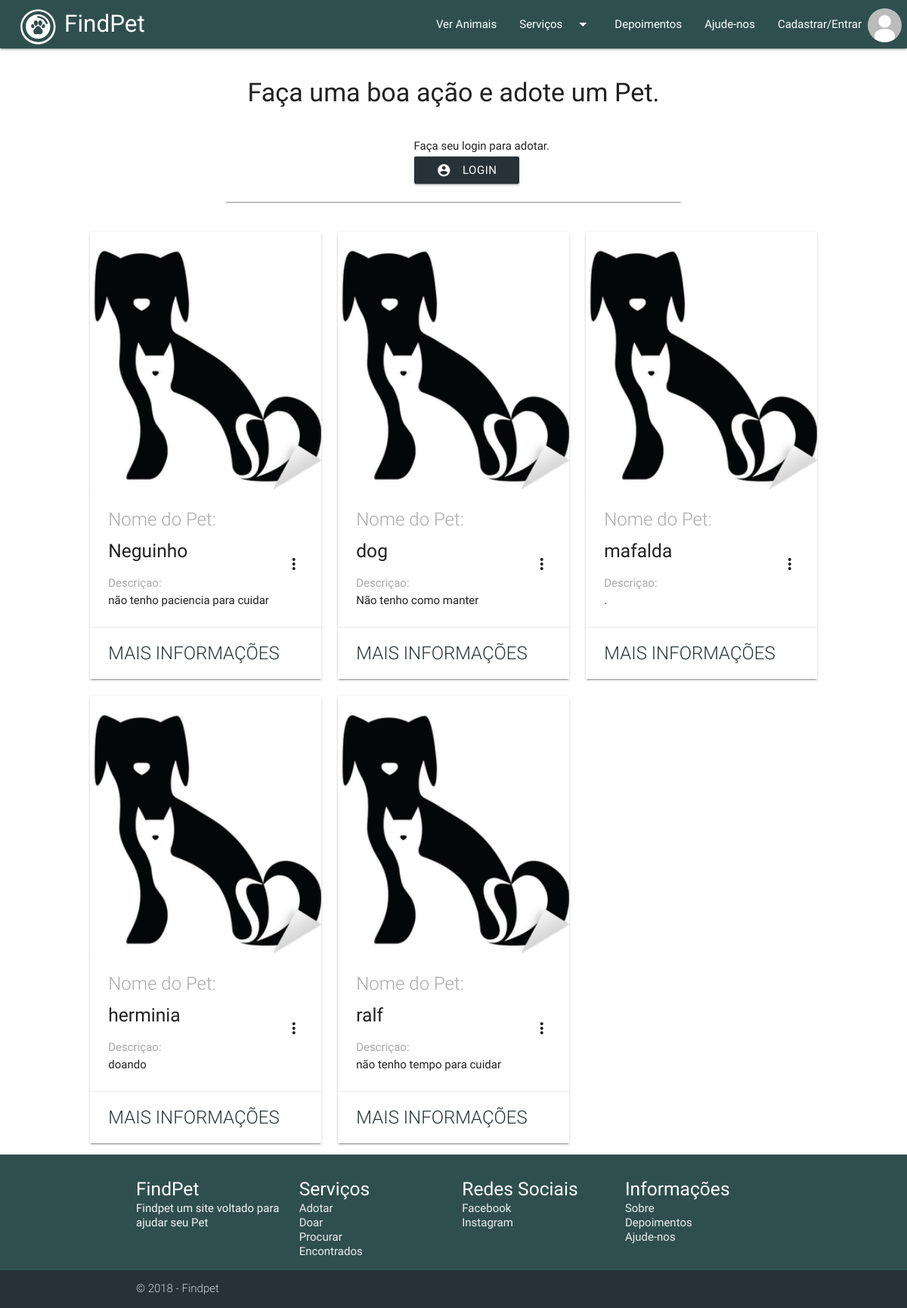
/adotar.php, run on the app's committed database.
### tables this page shows
CREATE TABLE `animal` (
  `idanimal` int(10) UNSIGNED NOT NULL,
  `especie` varchar(8) NOT NULL,
  `raca` varchar(50) NOT NULL,
  `porte` varchar(8) NOT NULL,
  `cor` varchar(45) NOT NULL,
 `img` varchar(30) DEFAULT 'animalProfile.png',
  `tipo` varchar(12) NOT NULL,
  `descricao` text NOT NULL,
  `nome` varchar(45) NOT NULL,
  `castrado` int(1) DEFAULT NULL,
  `idusuario` int(10) NOT NULL,
  `vacinado` int(1) DEFAULT NULL,
  `nascimento` DATE DEFAULT NULL
);

### adotar.php (the view, shortened to what this page needs)
<?php
    require 'navbar.php';
?>
<br/>
<center><h4> Faça uma boa ação e adote um Pet. </h4></center>
<?php if(!isset($_SESSION['id'])){ ?>
    <br/>
    <div id="adotarlogin">
    <h6>Faça seu login para adotar.</h6>  <a class="blue-grey darken-4 btn" href="cadastro.php" ><i class="material-icons left">account_circle</i>Login</a>
    </div>
<?php } ?>
<hr class="hr">
<br/>
    <div id="petsAdotar" class="row">
    <?php
      require "ajax/conexao.php";
      $stmt = $conn->query("SELECT animal.idanimal, animal.idusuario, animal.cor, animal.img, animal.porte, animal.especie, animal.raca, animal.sexo, animal.descricao, animal.tipo, animal.nome, usuario.email FROM animal INNER JOIN usuario ON animal.idusuario = usuario.idusuario WHERE animal.tipo ='doacao';");
      $result = $stmt->fetchAll();
          $i = 1;
          if($result){
              foreach($result as $row){ ?>
                <div class=" row cardpet<?php echo $i; ?> col s12 m6 l4 xl4 xxl2 "><?php $i++; ?>
                    <div class="col-sm-6">
                        <div class="card sticky-action" style="overflow: visible;">
                          <div class="card-image waves-effect waves-block waves-light">
                            <img class="activator" src="img/<?php echo $row['img'];?>">
                          </div>
                          <div class="card-content">
                            <span class="card-title activator grey-text text-darken-4"><h10 id="pet">Nome do Pet:</h10><h5><?php if($row['nome'] == ''){ echo "Sem nome";} else{ echo $row['nome'];} ?></h5><i class="material-icons right">more_vert</i></span>
                              <br/>
                              <h10 id="pet">Descriçao:</h10>
                              <br/>
                              <p><?php echo $row['descricao']; ?></p>
                          </div>
                          <div class="card-action card-title activator ">
                            <a class="card-title activator">Mais Informações</a>
                          </div>
                    </div>
                </div>
            </div>
            <?php
              }
          }?>
        </div>
<?php
    require 'footer.php';
?>

### navbar.php (shortened to what this page needs)
<?php
    $row['img'] = 'profile.jpg';
?>
<!DOCTYPE html>
    <html lang="en">
        <head>
            <link rel="stylesheet" href="css/materialize.css" media="screen,projection">
            <link href="css/noty.css" rel="stylesheet">
            <link href="css/slim.min.css" rel="stylesheet">
            <link rel="stylesheet" type="text/css" href="css/style.css">
        </head>
        <body>
            <div class="row">
                <div class="navbar-fixed">
                    <nav id="navbar">
                        <div class="nav-wrapper">
                            <img src="img/Logo.svg" class="logo">
                            <a href="index.php" class="brand-logo">FindPet</a>
                            <ul id="nav-mobile" class="right hide-on-med-and-down">
                                <li><a href="mapa.php">Ver Animais</a></li>
                                <li><a class="dropdown-button" href="#" data-activates="dropdown2">Serviços<i class="material-icons right">arrow_drop_down</i></a></li>
                                <li><a href="depoimentos.php">Depoimentos</a></li>
                                <li><a href="ajude-nos.php">Ajude-nos</a></li>
                                <ul class="right hide-on-med-and-down" id="areaLogin">
                                    <li><a href="javascript:;" onclick="login()">Cadastrar/Entrar<img class="avatar" id="avatarnavbar" src="img/<?php echo $row['img']; ?>"></a></li>
                                </ul>
                            </ul>
                        </div>
                    </nav>
                </div>
            </div>

### footer.php
<footer class="page-footer">
    <div class="container">
        <div class="blocofooter row">
                <div class="descrifooter col s12 m6 l3">
                    <h5 class="white-text">FindPet</h5>
                    <p class="grey-text text-lighten-4">Findpet um site voltado para ajudar seu Pet</p>
                </div>
                <div class="col s12 m6 l3">
                    <h5>Serviços</h5>
                    <ul>
                        <li><a class="grey-text text-lighten-3"  href="adotar.php">Adotar</a></li>
                        <li><a class="grey-text text-lighten-3"  href="doacao.php">Doar</a></li>
                        <li><a class="grey-text text-lighten-3"  href="mapa.php">Procurar</a></li>
                        <li><a class="grey-text text-lighten-3"  href="encontrado.php">Encontrados</a></li>
                    </ul>
                </div>
                <div class="col s12 m6 l3">
                    <h5 class="white-text">Redes Sociais</h5>
                    <ul>
                        <li><a class="grey-text text-lighten-3" href="https://www.facebook.com/EquipeFindPet/" target="_blank">Facebook</a></li>
                        <li><a class="grey-text text-lighten-3" href="https://www.instagram.com/findpet_ifsp/?hl=pt-br" target="_blank">Instagram</a></li>
                    </ul>
                </div>
                <div class="col s12 m6 l3">
                    <h5>Informações</h5>
                    <ul>
                        <li><a class="grey-text text-lighten-3" href="sobre.php">Sobre</a></li>
                        <li><a class="grey-text text-lighten-3" href="depoimentos.php">Depoimentos</a></li>
                        <li><a class="grey-text text-lighten-3" href="ajude-nos.php">Ajude-nos</a></li>
                    </ul>
                </div>
        </div>
    </div>
    <div class="blue-grey darken-4 footer-copyright">
        <div class="container">
            © 2018 - Findpet
        </div>
    </div>
</footer>

### css/style.css (style rules this page uses)
h5 { margin: 0.82rem 0 -0.844rem 0; }
.brand-logo { left: %; }
.logo { width: 47px; margin: 3px; }
@media only screen and (min-width: 901px) { .logo { width: 60px; margin: 5px; margin-left: 20px; } }
#navbar { background-color: #2F4F4F; }
.navbar-fixed { z-index: 998; }
#avatarnavbar { float: right; margin: -34% -5% 0% 10%; }
.avatar { width: 45px; height: 45px; border-radius: 25px; margin-top: 5%; }
.page-footer { background-color: #2F4F4F; clear: both; width: 100%; line-height: 19px; }
.footer-copyright { background-color: black; }
html, body { height: 100%; width: 100%; }
#pet { color: darkgray; }
.card .card-action a:not(.btn):not(.btn-large):not(.btn-large):not(.btn-floating) { color: #263238; }
.hr { width: 50%; margin-top: 2%; }
#adotarlogin { margin-left: 45%; padding-left: 0.5rem; }
#petsAdotar { max-width: 82%; }
html, body { height: 100%; }

### data on the page
animal: img (picture), nome "Neguinho", descricao "não tenho paciencia para cuidar"
animal: img (picture), nome "dog", descricao "Não tenho como manter"
animal: img (picture), nome "mafalda", descricao "."
animal: img (picture), nome "herminia", descricao "doando"
animal: img (picture), nome "ralf", descricao "não tenho tempo para cuidar"
